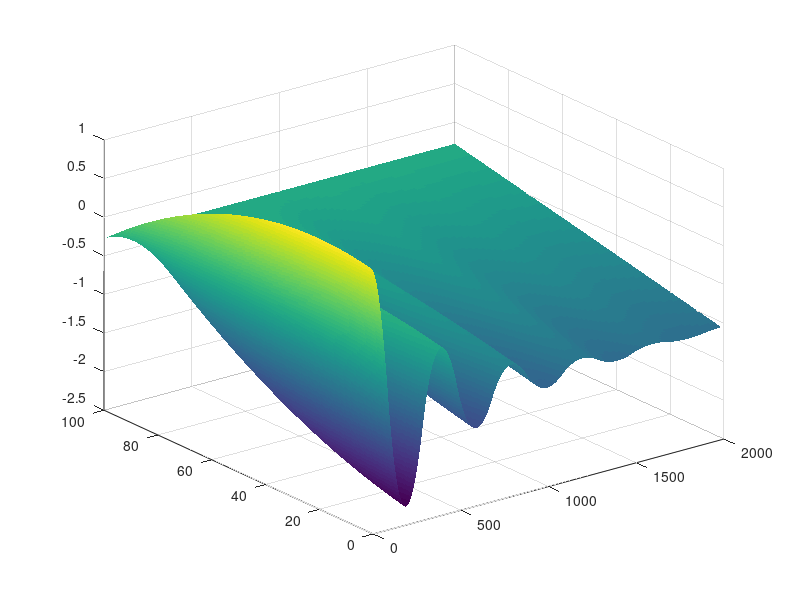

The MATLAB source for this figure:
mu=0.01; tau=100; L=1; M=100; N=2000; x=linspace(0,L,M)';
v=sqrt(tau/mu); dx=x(2)-x(1); dt=dx/v; p=(v*dt/dx)^2;

b=0.5;
beta=b/2/mu;
q=1+beta*dt;
u=1-beta*dt;

% Slide 33/34 modified with example data (from instruction)
s= -2*x.^2 + 0.8*x + 0.92;  % Original: x.^2.*(L-x); 
g=sin(2*pi*x);              % Original: zeros(M,1); 
h=zeros(1,N) + 0.8;         % Original: just zeros
r=zeros(1,N) - 0.28;        % Original: just zeros

% Code unchanged
f(:,1)=s;
f(1,2)=p *(f(2,1)- f(1,1)-dx*h(1)) + f(1,1) +dt*g(1);
f(2:M-1,2)=p/2*(f(3:M,1)-2*f(2:M-1,1)+ f(1:M-2,1))+f(2:M-1,1)+dt*g(2:M-1);
f(M,2)=r(2);
for n=2:N-1
    f(1,n+1)=2*p/q*(f(2,n)-f(1,n)- dx*h(n) )+2/q*f(1,n)-u/q*f(1,n-1);
    f(2:M-1,n+1)=p/q*(f(3:M,n)-2*f(2:M-1,n)+f(1:M-2,n))+2/q*f(2:M-1,n)-u/q*f(2:M-1,n-1);
    f(M,n+1)=r(n+1);
end

% Visualize
h = surf(f);
set(h,'LineStyle','none')
